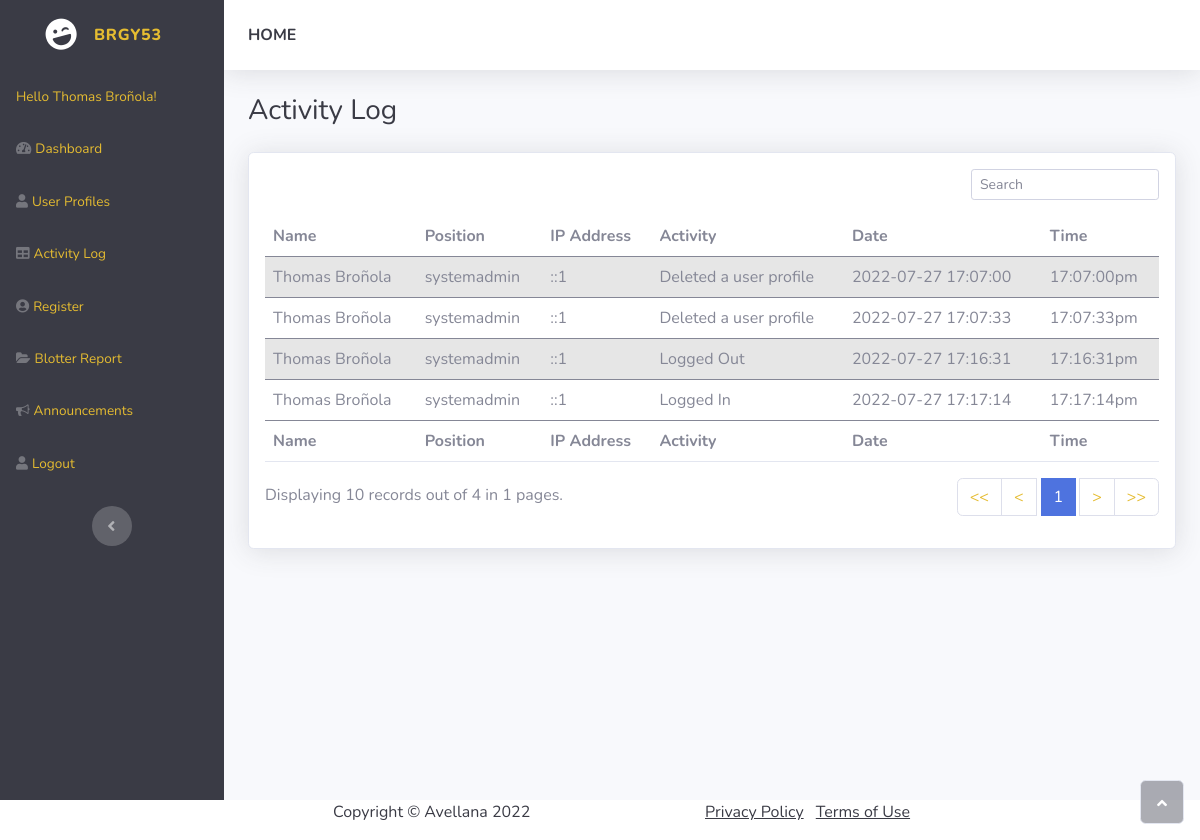
The page /layouts/admin.php (signed in) on the database as committed earlier.
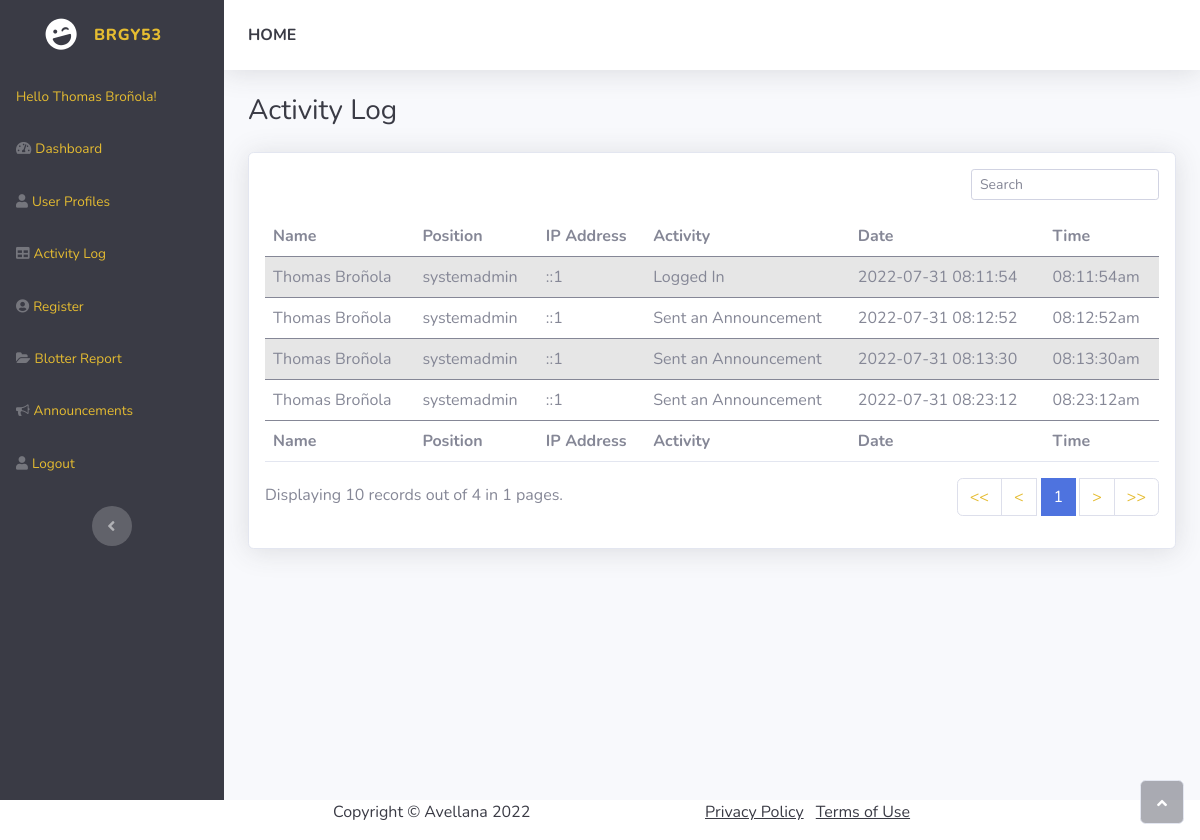
The same page on the database as committed later.
### tables this page shows
CREATE TABLE `activity_log` (
  `trail_id` int(11) NOT NULL,
  `trail_user` varchar(128) NOT NULL,
  `trail_utype` varchar(128) NOT NULL,
  `trail_ip` varchar(128) NOT NULL,
  `trail_action` varchar(128) NOT NULL,
  `trail_date` varchar(128) NOT NULL,
  `trail_time` varchar(128) NOT NULL
);

### layouts/admin.php (the view, shortened to what this page needs)
<!DOCTYPE html>
<html>
<head>
    <link rel="stylesheet" href="../adminAssets/bootstrap/css/bootstrap.min.css">
    <link rel="stylesheet" href="../adminAssets/fonts/fontawesome-all.min.css">
    <link rel="stylesheet" href="../adminAssets/fonts/font-awesome.min.css">
    <link rel="stylesheet" href="../adminAssets/fonts/fontawesome5-overrides.min.css">
    <link rel="stylesheet" href="../assets/css/mstyles.css">
</head>
<body id="page-top">
<?php
        include_once '../HF/adminNavigations.php';
        if(isset($_GET['page'])){
            $page = $_GET['page'];
        }
        else{
            $page = 1;
        }
        $num_per_page = 10;
        $start_from = ($page-1)*10;
        $sql = "SELECT * FROM activity_log LIMIT $start_from,$num_per_page";
        $stmt = $conn->query($sql);
?>
                <div class="container-fluid">
                    <h3 class="text-dark mb-4">Activity Log</h3>
                    <div class="card shadow">
                        <div class="card-body">
                            <div class="row">
                                <div class="col-md-6 text-nowrap">
                                </div>
                                <div class="col-md-6">
                                    <div class="text-md-end dataTables_filter" id="dataTable_filter"><label class="form-label">
                                        <input type="search" autofocus id="activity-log-search" class="form-control form-control-sm" aria-controls="dataTable" placeholder="Search"></label></div>
                                </div>
                            </div>
                            <div class="table-responsive table mt-2" id="dataTable" role="grid" aria-describedby="dataTable_info">
                                <table class="table my-0 table-striped" id="dataTable">
                                    <thead>
                                        <tr>
                                            <th>Name</th>
                                            <th>Position</th>
                                            <th>IP Address</th>
                                            <th>Activity</th>
                                            <th>Date</th>
                                            <th>Time</th>
                                        </tr>
                                    </thead>
                                    <tbody style="border-bottom: 3px;">
                                    <?php
                                            while ($row = $stmt->fetch_assoc()): ?>
                                                <tr>
                                                    <td><?php echo $row['trail_user']; ?></td>
                                                    <td><?php echo $row['trail_utype']; ?></td>
                                                    <td><?php echo $row['trail_ip']; ?></td>
                                                    <td><?php echo $row['trail_action']; ?></td>
                                                    <td><?php echo $row['trail_date']; ?></td>
                                                    <td><?php echo $row['trail_time']; ?></td>
                                                </tr>
                                            <?php endwhile; ?>
                                    </tbody>
                                    <tfoot>
                                        <tr>
                                            <td><strong>Name</strong></td>
                                            <td><strong>Position</strong></td>
                                            <td><strong>IP Address</strong></td>
                                            <td><strong>Activity</strong></td>
                                            <td><strong>Date</strong></td>
                                            <td><strong>Time</strong></td>
                                        </tr>
                                    </tfoot>
                                </table>
                            </div>
                            <div class="row">
                                <div class="col-md-6" style="margin-top:5px;">
                                    <?php
                                        $pr_query = "SELECT * FROM activity_log";
                                        $pr_result = mysqli_query($conn, $pr_query);
                                        $total_record = mysqli_num_rows($pr_result);
                                        $total_page = ceil($total_record/$num_per_page);
                                        echo "Displaying 10 records out of ".$total_record.' in '.$total_page.' pages.';
                                    ?>
                                </div>
                                <div class="col-md-6">
                                    <nav class="d-lg-flex justify-content-lg-end dataTables_paginate paging_simple_numbers">
                                        <ul class="pagination">
                                            <?php
                                            if  ($page == 1){
                                                $prev = 1;
                                            }
                                            else{
                                                $prev = $page -1;
                                            }
                                            if ($total_page == 1){
                                                $next = 1;
                                            }
                                            else{
                                                $next = $page + 1;
                                            }
                                            $start = 1;
                                            $i = $page;
                                            echo "
                                            <li class='page-item'><a class='page-link' href='admin.php?page=".$start."' aria-label='First'><span aria-hidden='true'><<</span></a></li>
                                            <li class='page-item'><a class='page-link' href='admin.php?page=".$prev."' aria-label='Previous'><span aria-hidden='true'><</span></a></li>
                                            ";
                                                if($total_page==1){
                                                    echo "<li class='page-item active'><a class='page-link' style='margin-left:4px; margin-right:4px;' href='admin.php?page=".$start."'>$i</a></li>";
                                                }
                                            echo "
                                            <li class='page-item'><a class='page-link' href='admin.php?page=".$next."' aria-label='Next'><span aria-hidden='true'>></span></a></li>
                                            <li class='page-item'><a class='page-link' href='admin.php?page=".$total_page."' aria-label='Last'><span aria-hidden='true'>>></span></a></li>
                                            ";
                                            ?>
                                        </ul>
                                    </nav>
                                </div>
                            </div>
                        </div>
                    </div>
                </div>
        </div><a class="border rounded d-inline scroll-to-top" href="#page-top"><i class="fas fa-angle-up"></i></a>
<?php
    include_once '../HF/footer.php';
?>
</body>
</html>

### HF/adminNavigations.php (shortened to what this page needs)
<!DOCTYPE html>
<html>
<head>
    <link rel="stylesheet" href="../adminAssets/bootstrap/css/bootstrap.min.css">
    <link rel="stylesheet" href="../adminAssets/fonts/fontawesome-all.min.css">
    <link rel="stylesheet" href="../adminAssets/fonts/font-awesome.min.css">
    <link rel="stylesheet" href="../adminAssets/fonts/fontawesome5-overrides.min.css">
    <link rel="stylesheet" href="adminAssets/css/mstyles.css">
</head>
<body id="page-top">
    <div id="wrapper">
    <nav class="navbar navbar-dark align-items-start sidebar sidebar-dark accordion bg-dark p-0">
            <div class="container-fluid d-flex flex-column p-0"><a class="navbar-brand d-flex justify-content-center align-items-center sidebar-brand m-0" href="../index.php">
                    <div class="sidebar-brand-icon rotate-n-15"><i class="fas fa-laugh-wink" href="../index.php"></i></div>
                    <div class="sidebar-brand-text mx-3"><span>Brgy53</span></div>
                </a>
                <ul class="navbar-nav text-light" id="accordionSidebar">
                    <?php
                    if ($_SESSION["user_type"] == "systemadmin"){
                        echo '
                        <li class="nav-item"><a class="nav-link"><span>Hello '.$_SESSION["full_name"].'!</span></a></li>
                        <li class="nav-item"><a class="nav-link" href="SystemAdmin.php"><i class="fas fa-tachometer-alt"></i><span>Dashboard</span></a></li>
                        <li class="nav-item"><a class="nav-link" href="profile.php"><i class="fas fa-user"></i><span>User Profiles</span></a></li>
                        <li class="nav-item"><a class="nav-link" href="admin.php"><i class="fas fa-table"></i><span>Activity Log</span></a></li>
                        <li class="nav-item"><a class="nav-link" href="register.php"><i class="fas fa-user-circle"></i><span>Register</span></a></li>
                        <li class="nav-item"><a class="nav-link" href="blotter.php"><i class="fa fa-folder-open"></i><span>Blotter Report</span></a></li>
                        <li class="nav-item"><a class="nav-link" href="announcement.php"><i class="fa fa-bullhorn"></i><span>Announcements</span></a></li>
                        <li class="nav-item"><a class="nav-link" href="../includes/logout.php"><i class="fas fa-user"></i><span>Logout</span></a></li>';
                    }
                    ?>
                </ul>
                <div class="text-center d-none d-md-inline"><button class="btn rounded-circle border-0" id="sidebarToggle" type="button"></button></div>
            </div>
        </nav>
        <div class="d-flex flex-column" id="content-wrapper">
            <div id="content">
                <nav class="navbar navbar-light navbar-expand bg-white shadow mb-4 topbar static-top">
                    <div class="container-fluid">
                        <?php
                            if ($_SESSION["user_type"] == "tanod") {
                                echo "<span> <a class='text-decoration-none text-dark fw-bold ' href='../layouts/Tanod.php'>  HOME  </a> </span>   ";
                            }
                            elseif ($_SESSION["user_type"] == "systemadmin"){
                                echo "<span> <a class='text-decoration-none text-dark fw-bold ' href='../layouts/systemAdmin.php'>  HOME  </a> </span>   ";
                            }
                            elseif ($_SESSION["user_type"] == "admin" || $_SESSION["user_type"] == "captain" || $_SESSION["user_type"] == "secretary"){
                                echo "<span> <a class='text-decoration-none text-dark fw-bold ' href='../layouts/admin.php'>  HOME  </a> </span>   ";
                            }
                        ?>
                    </div>
                </nav>
</body>

### HF/footer.php (shortened to what this page needs)
<?php
    if ($_SESSION["user_type"] == "admin" || $_SESSION["user_type"] == "captain" || $_SESSION["user_type"] == "secretary" || $_SESSION["user_type"] == "systemadmin"){
        echo '
        <footer>
            <div class="container">
                <div class="row">
                <div class="col-md-3"></div>
                    <div class="col-md-4"><span class="copyright text-dark">Copyright © Avellana 2022</span></div>
                    <div class="col-md-4">
                        <ul class="list-inline quicklinks">
                            <li class="list-inline-item"><a class="text-dark" href="#">Privacy Policy</a></li>
                            <li class="list-inline-item"><a class="text-dark" href="#">Terms of Use</a></li>
                        </ul>
                    </div>
                </div>
            </div>
        </footer>
        ';
    }
?>

### assets/css/mstyles.css (style rules this page uses)
span { color: #e5bc31; }

Rows that differ between the two databases and show on the page:
changed activity_log: trail_action "Deleted a user profile" → "Logged In"; trail_date "2022-07-27 17:07:00" → "2022-07-31 08:11:54"; trail_time "17:07:00pm" → "08:11:54am"
changed activity_log (number 2 of 4 on the later page): trail_action "Deleted a user profile" → "Sent an Announcement"; trail_date "2022-07-27 17:07:33" → "2022-07-31 08:12:52"; trail_time "17:07:33pm" → "08:12:52am"
changed activity_log (number 3 of 4 on the later page): trail_action "Logged Out" → "Sent an Announcement"; trail_date "2022-07-27 17:16:31" → "2022-07-31 08:13:30"; trail_time "17:16:31pm" → "08:13:30am"
changed activity_log (number 4 of 4 on the later page): trail_action "Logged In" → "Sent an Announcement"; trail_date "2022-07-27 17:17:14" → "2022-07-31 08:23:12"; trail_time "17:17:14pm" → "08:23:12am"
